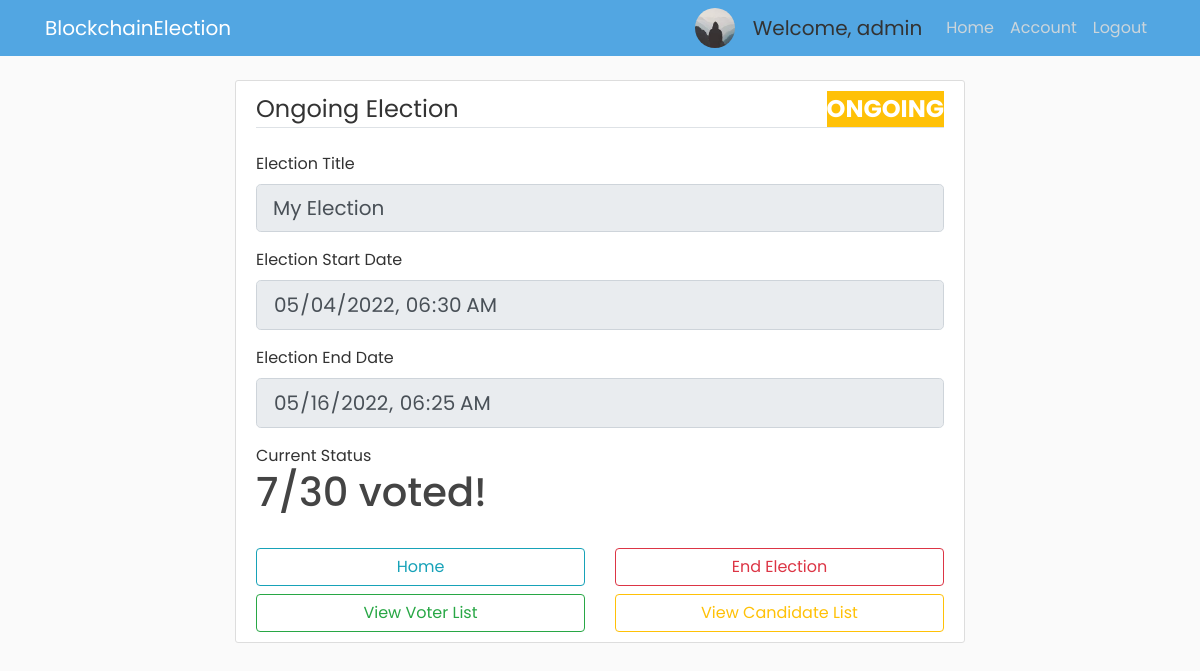
Page /election/E5/view (signed in) on the committed database.
### app/models.py (models this page shows, shortened)
class Voter(db.Model, UserMixin):
    id = db.Column(db.Integer, primary_key=True)
    cin = db.Column(db.String(30), unique=True, nullable=False)
    name = db.Column(db.String(255), nullable=False)
    email = db.Column(db.String(30), unique=True, nullable=False)
    dept = db.Column(db.String(4), db.ForeignKey('department.dept_code'), nullable=False)
    imagefile = db.Column(db.String(20), nullable=False, default='default.jpg')
    password = db.Column(db.String(60), nullable=False)
    join_year = db.Column(db.Integer, nullable=False, default=2016)
    is_admin = db.Column(db.Boolean, default=False, nullable=False)

class Election(db.Model):
    election_id = db.Column(db.String(5), primary_key=True, nullable=False)
    election_title = db.Column(db.String(255), nullable=False)
    create_date = db.Column(db.DateTime, nullable=False, default=datetime.utcnow)
    start_date = db.Column(db.DateTime, nullable=False, default=datetime.utcnow)
    end_date = db.Column(db.DateTime, db.CheckConstraint("end_date > start_date"), nullable=False)
    public_key = db.Column(db.Text, nullable=False)
    max_attempt = db.Column(db.Integer, nullable=False, default=3)
    election_state = db.Column(db.String(30), db.CheckConstraint("election_state in ('upcoming', 'ongoing', 'over', 'counting_finished','past')"))
    results_published = db.Column(db.Boolean, nullable=False, default=False)

### app/routes.py (the view, shortened to what this page needs)
@app.route("/election/<id>/view", methods=['GET', 'POST'])
@login_required
def view_election(id):
    curr_election = Election.query.where(Election.election_id==id).first()
    if curr_election.election_state == 'upcoming':
        bg_color_election_state = "bg-primary"
    elif curr_election.election_state == 'ongoing':
        bg_color_election_state = "bg-warning"
    elif curr_election.election_state == "over":
        bg_color_election_state = "bg-info"
    elif curr_election.election_state == "past":
        bg_color_election_state = "bg-success"
    elif curr_election.election_state == "counting_finished":
        bg_color_election_state = "bg-danger"
    if current_user.is_admin and curr_election.election_state == 'upcoming':
        form = NewElectionForm(obj=curr_election)
        if form.validate_on_submit():
            if form.submit.data:
                curr_election.election_title = form.election_title.data
                curr_election.start_date=form.start_date.data
                curr_election.max_attempt=form.max_attempt.data
                curr_election.public_key=form.public_key.data
                db.session.commit()
                flash('Election Modified Successfully!', 'success')
                return redirect(url_for('gen_voter_list', election_id=curr_election.election_id))
            elif form.generate_keys.data:
                pubkey, privkey = paillier.generate_key_pair()
                pubkey_json = json.loads(pubkey)
                privkey_json = json.loads(privkey)
                form.public_key.data = pubkey_json["n"]
                form.private_key_p.data = privkey_json["p"]
                form.private_key_q.data = privkey_json["q"]
                return render_template("modify_election.html", private_key=privkey, election_id=curr_election.election_id, bg_color_election_state=bg_color_election_state, election_state=curr_election.election_state, title="Modify Election", form=form)
            elif form.delete_election.data:
                Election.query.filter_by(election_id=curr_election.election_id).delete()
                db.session.commit()
                flash('Successfully Deleted that Election!', 'success')
                return redirect(url_for('home'))
        else:
            return render_template("modify_election.html", election_id=curr_election.election_id, bg_color_election_state=bg_color_election_state, election_state=curr_election.election_state,title="Modify Election", form=form)
    elif current_user.is_admin and curr_election.election_state == 'ongoing':
        form = NewElectionForm(obj=curr_election)
        if form.home.data:
            return redirect(url_for('home'))
        elif form.end_election.data:
            curr_election.election_state = 'over'
            curr_election.end_date = datetime.now()
            db.session.commit()
            flash('Election Terminated the Election', 'success')
            return redirect(url_for('home'))
        for field in form:
            field.render_kw = {"readonly": True}
        return render_template("admin_ongoing_election.html", election_id=curr_election.election_id, bg_color_election_state=bg_color_election_state, election_state=curr_election.election_state, title="Ongoing Election", form=form)
    elif curr_election.election_state == 'past':
        return "Summary page"
    elif not current_user.is_admin and curr_election.election_state == 'over' or curr_election.election_state == 'counting_finished':
        return "Results are yet to be published"

### app/forms.py (shortened to what this page needs)
class NewElectionForm(FlaskForm):
    election_title = StringField('Election Title', validators=[DataRequired()])
    start_date = DateTimeLocalField('Election Start Date', default=time_util.hour_rounder(datetime.now()), format='%Y-%m-%dT%H:%M', validators=[DataRequired()])
    end_date = DateTimeLocalField('Election End Date', format='%Y-%m-%dT%H:%M', validators=[DataRequired()])
    public_key = StringField('Public Key', render_kw={'readonly': True})
    private_key_p = StringField('Private Key', render_kw={'readonly': True})
    private_key_q = StringField('Private Key', render_kw={'readonly': True})
    max_attempt = IntegerField('Max Retries Allowed', default=3, validators=[DataRequired(), NumberRange(min=3, max=10)])
    submit = SubmitField('Save and Proceed to Generate Voter List')
    generate_keys = SubmitField('Generate New Key Pair')
    home = SubmitField("Home")
    end_election = SubmitField("End Election")
    start_counting = SubmitField("Start Counting Process")
    delete_election = SubmitField("Delete Election")
    publish_results = SubmitField("Publish Results")

### app/models.py (called while the page is built)
@login_manager.user_loader
def load_user(user_id):
    return Voter.query.get(int(user_id))

### app/routes.py (called while the page is built)
@app.after_request
def after_request(response):
    response.headers["Cache-Control"] = "no-store, no-cache, must-revalidate, post-check=0, pre-check=0"
    return response

### app/templates/admin_ongoing_election.html (shortened to what this page needs)
{% extends "admin_base.html" %}
{% block content %}
<div class="content-section">
    <form action="" method="POST">
      <fieldset class="form-group">
        <legend class="border-bottom mb-4">Ongoing Election
          <span class="{{ bg_color_election_state }} font-weight-bold text-white float-right">{{ election_state|replace('_', ' ')|upper  }}</span>
        </legend>
        <div class="form-group">
          {{ form.election_title.label(class="form-control-label") }}
          {% if form.election_title.errors%}
            {{ form.election_title(class="form-control form-control-lg is-invalid") }}
            <div class="invalid-feedback">
              {% for error in form.election_title.errors %}
              <span>{{ error }}</span>
              {% endfor %}
            </div>
          {% else %}
            {{ form.election_title(class="form-control form-control-lg") }}
            {% endif %}
        </div>
        <div class="form-group mt-2">
          {{ form.start_date.label(class="form-control-label") }}
          {% if form.start_date.errors %}
            {{ form.start_date(class="datetime form-control form-control-lg is-invalid") }}
            <div class="invalid-feedback">
              {% for error in form.start_date.errors %}
              <span>{{ error }}</span>
              {% endfor %}
            </div>
          {% else %}
          {{ form.start_date(class="datetime form-control form-control-lg") }}
          {% endif %}
        </div>
        <div class="form-group mt-2">
          {{ form.end_date.label(class="form-control-label") }}
          {% if form.end_date.errors %}
            {{ form.end_date(class="datetime form-control form-control-lg is-invalid") }}
            <div class="invalid-feedback">
              {% for error in form.end_date.errors %}
              <span>{{ error }}</span>
              {% endfor %}
            </div>
          {% else %}
            {{ form.end_date(class="datetime form-control form-control-lg") }}
          {% endif %}
        </div>
        <div class="form-group mt-2">
            Current Status
            <h1>7/30 voted!</h1>
        </div>
      </fieldset>
      <div class="row">
        {% if election_state == "upcoming" %}
          <div class="col">
            {{ form.submit(class="btn btn-outline-info btn-block") }}
          </div>
          <div class="col">
            {{ form.generate_keys(class="btn btn-outline-warning btn-block") }}
          </div>
          <div class="col mt-4 text-center">
            <button type="button" class="btn btn-outline-danger" data-toggle="modal" data-target="#deleteModal">
              Delete Election
            </button>
          </div>
          {% raw %}
          <!-- <div class="col mt-4">
            {{ form.delete_election(class="btn btn-outline-danger btn-block", **{'data-toggle': 'modal', 'data-target':'#deleteModal'}) }}
          </div> -->
          {% endraw %}
        {% elif election_state == "ongoing" %}
        <div class="col-12">
            <div class="row">
              <div class="col">
                {{ form.home(class="btn btn-outline-info btn-block") }}
              </div>
              <div class="col">
                <button type="button" class="btn btn-outline-danger btn-block"  style="width: 100%;" data-toggle="modal" data-target="#endModal">
                  End Election
                </button>
              </div>
            </div>
            <div class="row mt-2">
              <div class="col">
                <a  class="btn btn-outline-success btn-block"
                    href="{{ url_for('gen_voter_list', election_id=election_id) }}" role="button">
                    View Voter List
                </a>
              </div>
              <div class="col">
                <a  class="btn btn-outline-warning btn-block"
                    href="{{ url_for('gen_candidate_list', election_id=election_id) }}" role="button">
                    View Candidate List
                </a>
              </div>
            </div>
        </div>
        {% elif election_state == "over" %}
          <div class="col">
            {{ form.start_counting(class="btn btn-outline-info btn-block") }}
          </div>
        {% elif election_state == "counting_finished" %}
          <div class="col">
            {{ form.publish_results(class="btn btn-outline-primary btn-block") }}
          </div>
        {% endif %}
      </div>
    </form>
  </div>
{% endblock content %}

### app/templates/navbar.html (shortened to what this page needs)
<header class="site-header">
  <nav class="navbar navbar-expand-md navbar-dark bg-steel fixed-top">
    <div class="container">
      <a class="navbar-brand mr-4" href="{{ url_for('home') }}">BlockchainElection</a>
      <div class="collapse navbar-collapse" id="navbarToggle">
        <div class="navbar-nav ml-auto">
          {% if current_user.is_admin %}
          <img class="rounded-circle account-img-small" src="/static/profile_pics/{{ current_user.imagefile }}">
          <a class="navbar-brand disabled ml-2" style="cursor: default;">Welcome, {{ current_user.cin }}</a>
          <a class="nav-item nav-link" href="{{ url_for('admin') }}">Home</a>
          <a class="nav-item nav-link" href="{{ url_for('account') }}">Account</a>
          <a class="nav-item nav-link" href="{{ url_for('logout') }}">Logout</a>
          {% else %}
            <a class="nav-item nav-link" href="{{ url_for('login') }}">Login</a>
            <a class="nav-item nav-link" href="{{ url_for('register') }}">Register</a>
          {% endif %}
        </div>
      </div>
    </div>
  </nav>
</header>

### app/static/main.css (style rules this page uses)
body { background: #fafafa; color: #333333; margin-top: 5rem; font-family: "Poppins", sans-serif; }
h1, h2, h3, h4, h5, h6 { color: #444444; }
.bg-steel { background-color: #52a6e2; }
.site-header .navbar-nav .nav-link { color: #cbd5db; }
.content-section { background: #ffffff; padding: 10px 20px; border: 1px solid #dddddd; border-radius: 3px; margin-bottom: 20px; }
.account-img-small { height: 40px; width: 40px; margin-right: 10px; }

### rows in the picture
Voter: imagefile (picture), cin "admin"
Election: election_state "ONGOING", election_title "My Election", start_date "05/04/2022 06:30", end_date "05/16/2022 06:25"
